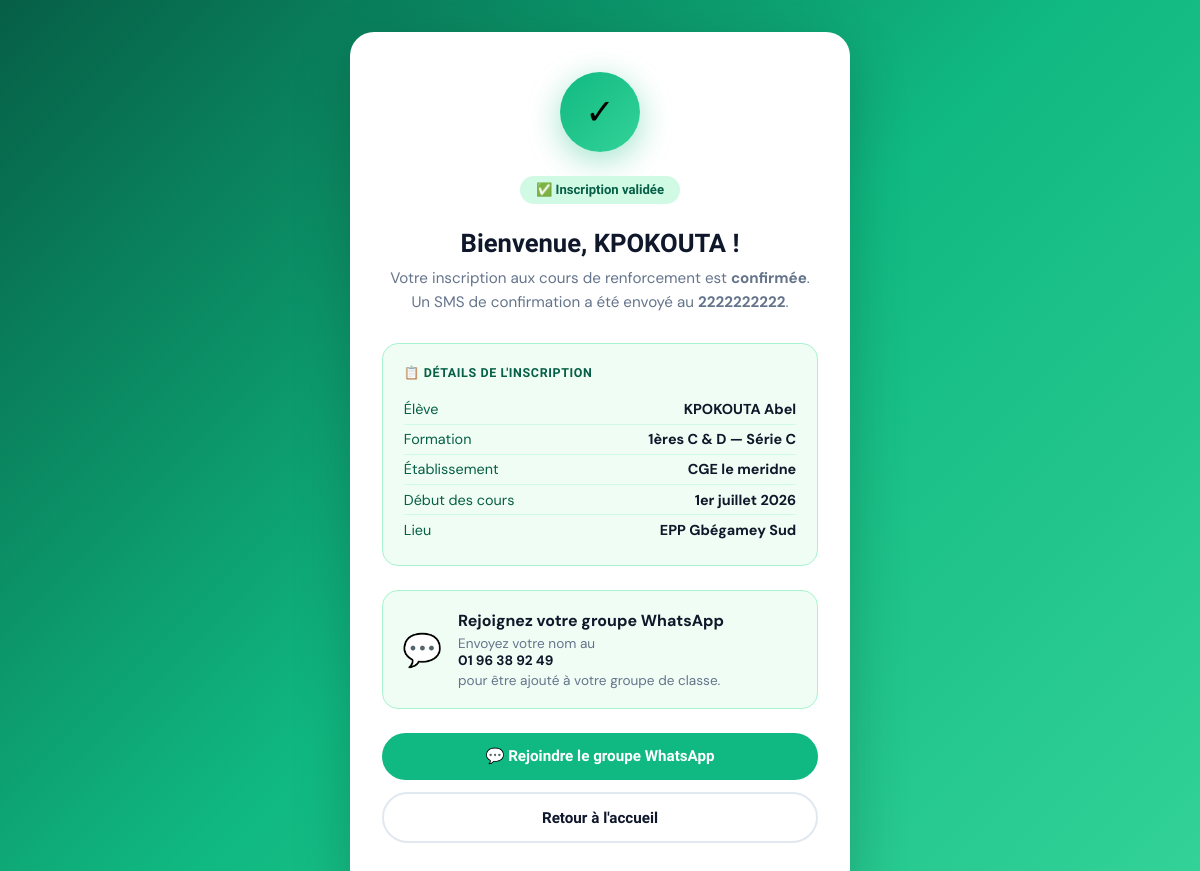
/inscription/4/ok/, run on the app's committed database.
### enrollments/models.py (models this page shows, shortened)
class Enrollment(models.Model):
    TYPE_CHOICES = [
        ('eleve',  "L'élève lui-même"),
        ('parent', 'Un parent / tuteur'),
    ]
    LEVEL_CHOICES = [
        ('3eme', '3ème'),
        ('1ere', '1ères C & D'),
        ('tle',  'Terminales C & D'),
    ]
    SERIE_CHOICES = [
        ('C', 'Série C'),
        ('D', 'Série D'),
    ]
    STATUS_CHOICES = [
        ('pending',   'En attente de paiement'),
        ('active',    'Inscrit — Paiement confirmé'),
        ('cancelled', 'Annulé'),
    ]
    PHONE_OWNER_CHOICES = [
        ('eleve',  "L'élève"),
        ('pere',   'Le père'),
        ('mere',   'La mère'),
        ('tuteur', 'Un tuteur'),
    ]
    registrant_type = models.CharField(
        max_length=10, choices=TYPE_CHOICES, default='eleve',
        verbose_name="Qui s'inscrit"
    )
    last_name  = models.CharField(max_length=100, verbose_name="Nom de l'élève")
    first_name = models.CharField(max_length=100, verbose_name="Prénom(s) de l'élève")
    school     = models.CharField(max_length=200, verbose_name="Établissement scolaire")
    phone       = models.CharField(max_length=20, verbose_name="Numéro de contact")
    phone_owner = models.CharField(
        max_length=10, choices=PHONE_OWNER_CHOICES, default='eleve',
        verbose_name="Ce numéro appartient à"
    )
    level = models.CharField(max_length=10, choices=LEVEL_CHOICES, verbose_name="Niveau")
    serie = models.CharField(
        max_length=1, choices=SERIE_CHOICES,
        blank=True, default='',
        verbose_name="Série"
    )
    parent_name  = models.CharField(max_length=200, blank=True, verbose_name="Nom du parent / tuteur")
    parent_phone = models.CharField(max_length=20,  blank=True, verbose_name="Téléphone du parent")
    status     = models.CharField(
        max_length=20, choices=STATUS_CHOICES, default='pending',
        verbose_name="Statut"
    )
    created_at = models.DateTimeField(auto_now_add=True, verbose_name="Date d'inscription")
    updated_at = models.DateTimeField(auto_now=True)
    class Meta:
        verbose_name        = "Inscription"
        verbose_name_plural = "Inscriptions"
        ordering            = ['-created_at']
    @property
    def full_name(self):
        return f"{self.first_name} {self.last_name}".strip()
    @property
    def level_serie(self):
        if self.level == '3eme':
            return self.get_level_display()
        return f"{self.get_level_display()} — Série {self.serie}"
    @property
    def contact_phone(self):
        return self.parent_phone if self.parent_phone else self.phone

### enrollments/views.py (the view)
# urls.py: path('inscription/<int:pk>/ok/', views.enrollment_success_view, name='success'),
def enrollment_success_view(request, pk):
    enrollment = get_object_or_404(Enrollment, pk=pk)
    return render(request, 'enrollments/success.html', {'enrollment': enrollment})

### enrollments/templates/enrollments/success.html (shortened to what this page needs)
{% load static %}
<!DOCTYPE html>
<html lang="fr">
<head>
</head>
<body>
<div class="card">
  <div class="check-circle">✓</div>
  <div class="badge-active">✅ Inscription validée</div>
  <h1>Bienvenue, {{ enrollment.first_name }} !</h1>
  <p class="subtitle">
    Votre inscription aux cours de renforcement est <strong>confirmée</strong>.
    Un SMS de confirmation a été envoyé au <strong>{{ enrollment.contact_phone }}</strong>.
  </p>
  <div class="info-card">
    <div class="info-title">📋 Détails de l'inscription</div>
    <div class="info-row">
      <span class="info-key">Élève</span>
      <span class="info-val">{{ enrollment.full_name }}</span>
    </div>
    <div class="info-row">
      <span class="info-key">Formation</span>
      <span class="info-val">{{ enrollment.level_serie }}</span>
    </div>
    <div class="info-row">
      <span class="info-key">Établissement</span>
      <span class="info-val">{{ enrollment.school }}</span>
    </div>
    <div class="info-row">
      <span class="info-key">Début des cours</span>
      <span class="info-val">1er juillet 2026</span>
    </div>
    <div class="info-row">
      <span class="info-key">Lieu</span>
      <span class="info-val">EPP Gbégamey Sud</span>
    </div>
  </div>
  <div class="whatsapp-box">
    <span class="wa-icon">💬</span>
    <div class="wa-text">
      <strong>Rejoignez votre groupe WhatsApp</strong>
      <p>Envoyez votre nom au <strong>01 96 38 92 49</strong> pour être ajouté à votre groupe de classe.</p>
    </div>
  </div>
  <a href="https://wa.me/22996389249?text=Bonjour%2C+je+suis+{{ enrollment.full_name|urlencode }}+inscrit(e)+en+{{ enrollment.level_serie|urlencode }}.+Je+souhaite+rejoindre+le+groupe+WhatsApp."
     target="_blank" class="btn btn-green">
    💬 Rejoindre le groupe WhatsApp
  </a>
  <a href="{% url 'core:index' %}" class="btn btn-outline">
    Retour à l'accueil
  </a>
</div>
</body>
</html>

### enrollments/templates/enrollments/success.html (style rules this page uses)
:root { --blue:#1a56db; --green:#10b981; --gold:#f59e0b; --navy:#0f172a; --gray:#64748b; }
*, *::before, *::after { box-sizing:border-box; margin:0; padding:0; }
body { font-family:'DM Sans',sans-serif; min-height:100vh; background:linear-gradient(135deg,#065f46,#10b981,#34d399); display:flex; align-items:center; justify-content:center; padding:2rem 1rem; }
.card { background:white; border-radius:24px; max-width:500px; width:100%; padding:2.5rem 2rem; text-align:center; box-shadow:0 20px 60px rgba(0,0,0,.2); }
.check-circle { width:80px; height:80px; border-radius:50%; background:linear-gradient(135deg,#10b981,#34d399); display:flex; align-items:center; justify-content:center; margin:0 auto 1.5rem; font-size:2.2rem; box-shadow:0 8px 32px rgba(16,185,129,.4); animation: pop .5s cubic-bezier(.175,.885,.32,1.275); }
h1 { font-family:'Sora',sans-serif; font-size:1.6rem; font-weight:800; color:var(--navy); margin-bottom:.5rem; }
.subtitle { color:var(--gray); font-size:.95rem; margin-bottom:1.8rem; line-height:1.6; }
.info-card { background:#f0fdf4; border:1.5px solid #a7f3d0; border-radius:16px; padding:1.3rem; margin-bottom:1.5rem; text-align:left; }
.info-title { font-family:'Sora',sans-serif; font-size:.78rem; font-weight:700; color:#065f46; text-transform:uppercase; letter-spacing:.05em; margin-bottom:.9rem; }
.info-row { display:flex; justify-content:space-between; align-items:baseline; padding:.35rem 0; font-size:.9rem; border-bottom:1px solid #d1fae5; }
.info-row:last-child { border:none; }
.info-key { color:#065f46; }
.info-val { font-weight:700; color:var(--navy); }
.whatsapp-box { background:#f0fdf4; border:1.5px solid #a7f3d0; border-radius:16px; padding:1.2rem; margin-bottom:1.5rem; display:flex; align-items:center; gap:1rem; text-align:left; }
.wa-icon { font-size:2rem; flex-shrink:0; }
.wa-text p { font-size:.85rem; color:var(--gray); }
.wa-text strong { color:var(--navy); display:block; margin-bottom:.2rem; }
.badge-active { display:inline-flex; align-items:center; gap:.4rem; background:#d1fae5; color:#065f46; padding:.4rem 1rem; border-radius:50px; font-family:'Sora',sans-serif; font-size:.82rem; font-weight:700; margin-bottom:1.5rem; }
.btn { display:block; width:100%; padding:.9rem; border-radius:50px; text-decoration:none; font-family:'Sora',sans-serif; font-weight:700; font-size:.95rem; transition:transform .15s; margin-bottom:.8rem; }
.btn-green { background:var(--green); color:white; }
.btn-outline { border:2px solid #e2e8f0; color:var(--navy); }

### data on the page
Enrollment: first_name "KPOKOUTA", contact_phone "2222222222", full_name "KPOKOUTA Abel", level_serie "1ères C & D — Série C", school "CGE le meridne"
